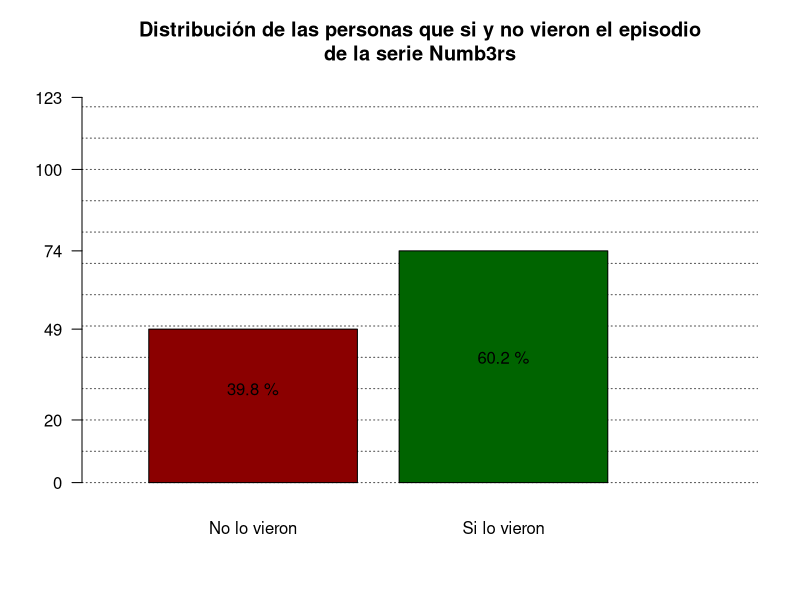
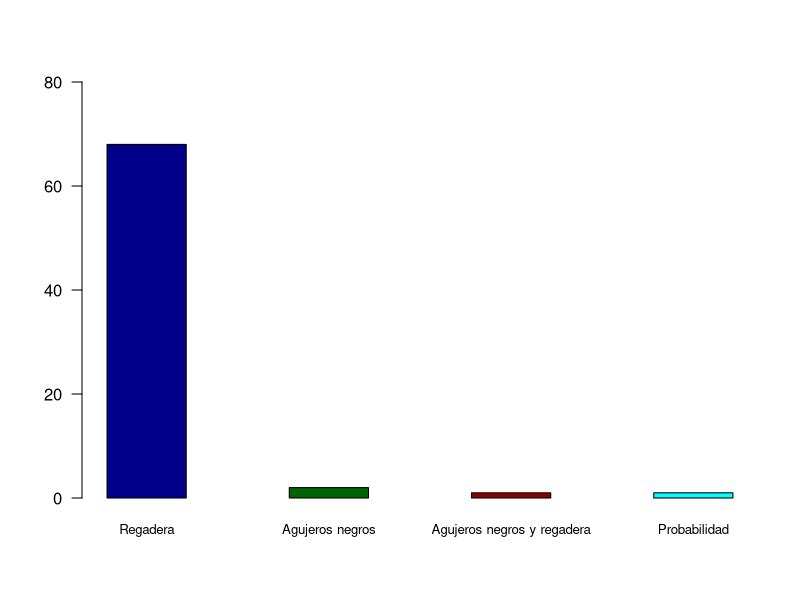
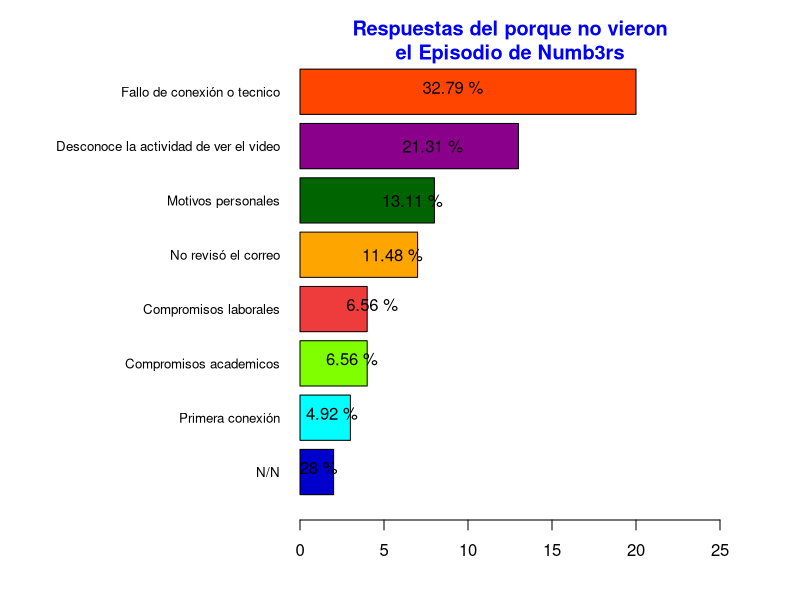
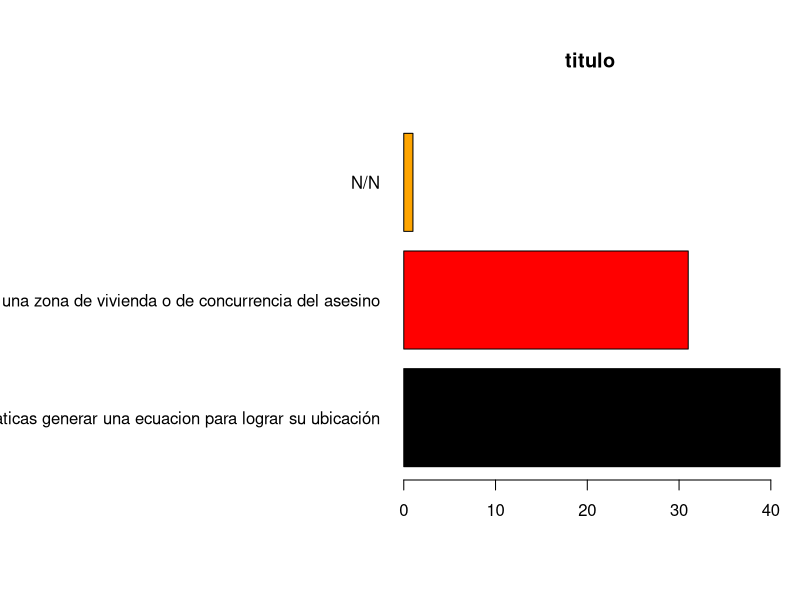

These figures' R source, in order:
## ---- chunk 1
knitr::opts_chunk$set(echo = FALSE,
	                    message = FALSE,
	                    warning = FALSE
                      )
## ---- chunk 2
#lectura de las bibliotecas necesarias
library(readxl)
## ---- chunk 3
#Lectura de los datos de la encuesta
encuesta <- read_excel("BD_Encuesta_Numb3rs.xlsx")

## ---- chunk 4
plot(seq(0,3,length.out = 123),seq(0,123,length.out = 123),type="n",
     main = "Distribución de las personas que si y no vieron el episodio\nde la serie Numb3rs",
     axes=FALSE,
     xlab = " ",
     ylab = " ",
     )
abline(h = seq(0,123,10), col = rep("grey30",17), lty = 3)

tabla1 <- table(encuesta$`¿Vio_Episodio1?`)

grafica1 <- barplot(tabla1,
                col = c("darkred", "darkgreen"),
                names.arg = c("No lo vieron", "Si lo vieron"),
                axes=FALSE,
                ylim=c(0,123),
                ylab = "Numero de personas que respondierón",
                add = TRUE
                )
axis(2, at = c(0,20,49,74,100,123),las = 1)
text(grafica1,c(30,40),
     labels = paste(round((tabla1/sum(tabla1)*100),1),"%")
     )

## ---- chunk 5
tabla2 <- table(encuesta$Ejemplo_Charlie)
ordenar1 <- sort(tabla2,decreasing = TRUE)
grafica2 <- barplot(ordenar1, ylim = c(0,80), cex.names = (0.8),
                col = c("darkblue","darkgreen","darkred","cyan"),
                space = 1.3,
                font.axis=14,
                las = 1
                )
## ---- chunk 6
tabla3<- with(encuesta, c(Excusa_1, Excusa_2, Excusa_3))
ordenar2 <- sort(table(tabla3))
par(mar=c(4,15,4,4))
grafica3 <- barplot(ordenar2,las=1,cex.names = 0.8,horiz = TRUE,
                    xlim = c(0,25),
                    ylim = c(0,9),
                    col = c("blue3","cyan","chartreuse","brown2","orange",
                           "darkgreen","darkmagenta","orangered"),
                    main = "Respuestas del porque no vieron\nel Episodio de Numb3rs",col.main="blue",
                    font.axis = 14
                    )
text(grafica3,c(0.8,2,3.2,4.4,5.5,6.7,7.9,9.2),
     labels = paste(round(ordenar2/sum(ordenar2)*100,2),"%"))

## ---- chunk 7
tabla4 <- table(encuesta$Pregunta_Charlie)
par(mar = c(6,20,6,1))
grafica3<- barplot(tabla4,horiz = TRUE,
                   las = 1,
                   col = c("black","red","orange"),
                   main = "titulo"
                   )
## ---- chunk 8
tabla5 <- table(encuesta$Charlie_Tecnica)
tabla5
## ---- chunk 9
tabla6 <- table(encuesta$Razon_No_Encontrar_A)
tabla6
## ---- chunk 10
tabla7 <- table(encuesta$Ganar_Lot_Años)
tabla7

